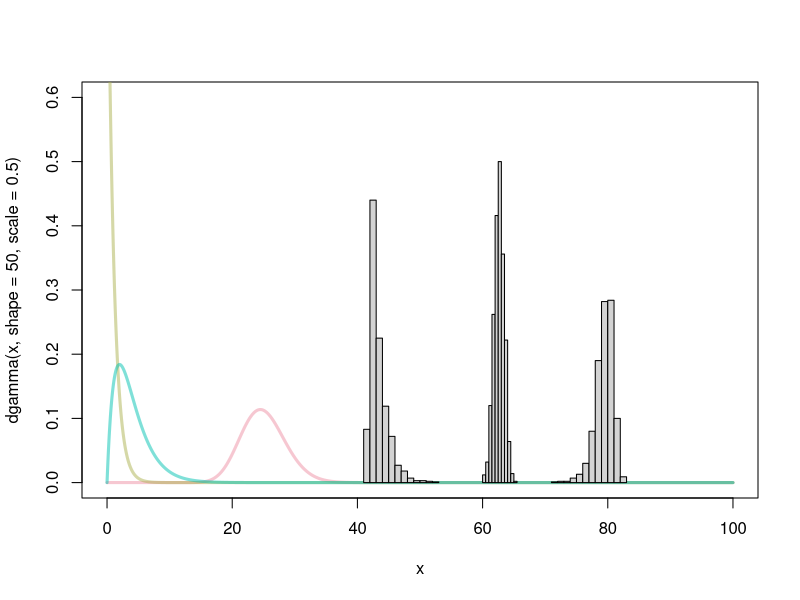

Recreate this plot in R.
require(colorspace)
cols = qualitative_hcl(4, "Set 2", alpha=0.5)

graphics.off();
dev.new(width=8, height=4);

x = seq(0, 100, length=10000)
plot(x, dgamma(x, shape=50, scale=0.5), type="l", col=cols[1], lwd=3, lty=1, ylim=c(0, 0.6));
lines(x, dgamma(x, shape=1, scale=1), type="l", col=cols[2], lwd=3, lty=1, ylim=c(0, 0.6));
lines(x, dgamma(x, shape=2, scale=2), type="l", col=cols[3], lwd=3, lty=1, ylim=c(0, 0.6));

h1 = hist(rgamma(n=1000, shape=6257, scale=0.01), plot=F)
lines(h1, freq=F);
h1 = hist(43 + rnorm(n=1) + rgamma(n=1000, shape=1, scale=1.5), plot=F)
lines(h1, freq=F);
h1 = hist(rweibull(n=1000, shape=70, scale=80), plot=F)
lines(h1, freq=F);

# legend("topleft", c("original (8000, 0.5)", "initial params (50, 0.5)"), col=1:2, lwd=3, lty=1:2);

savePlot("initparam.png");
